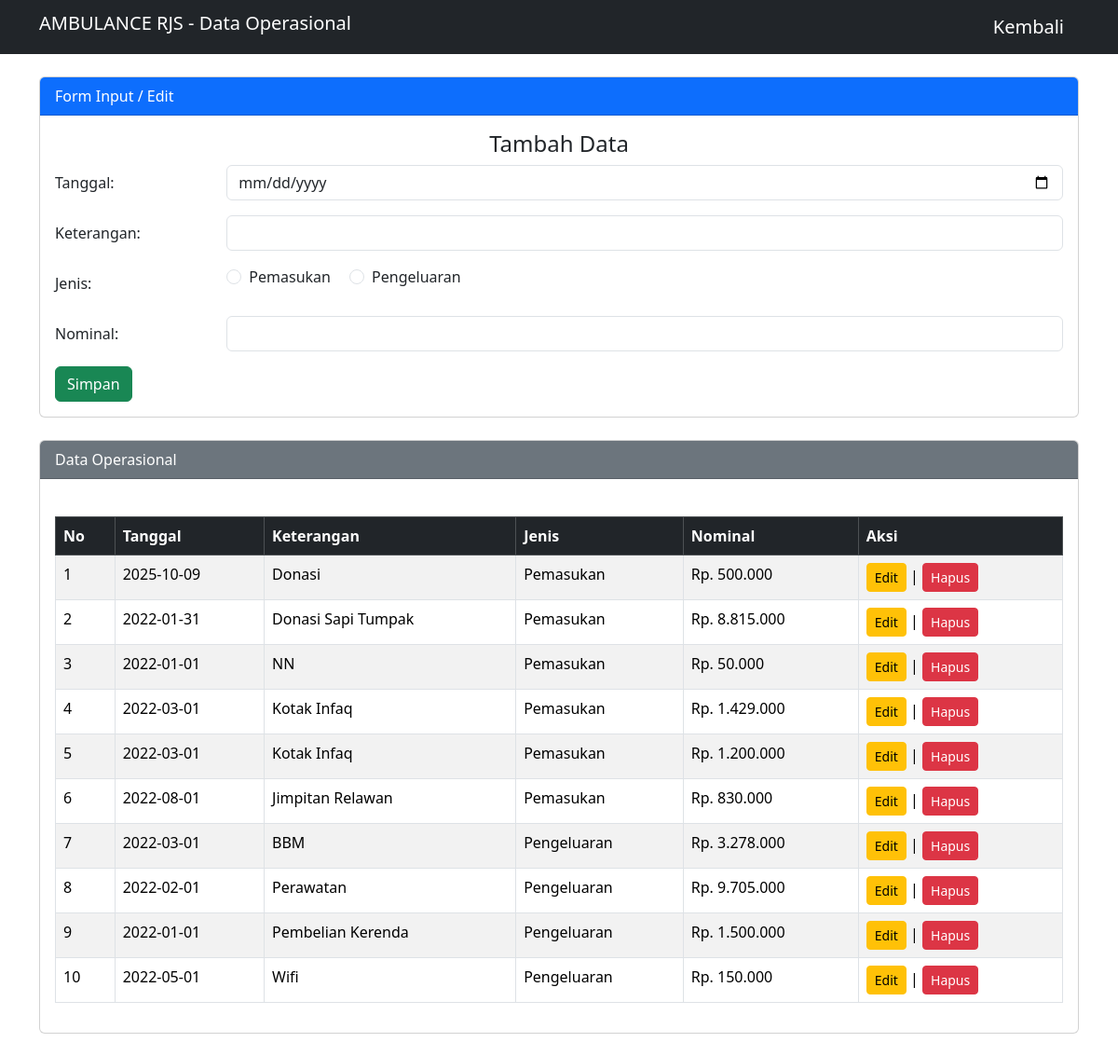
Page /view/operasional.php (signed in) on the earlier database version.
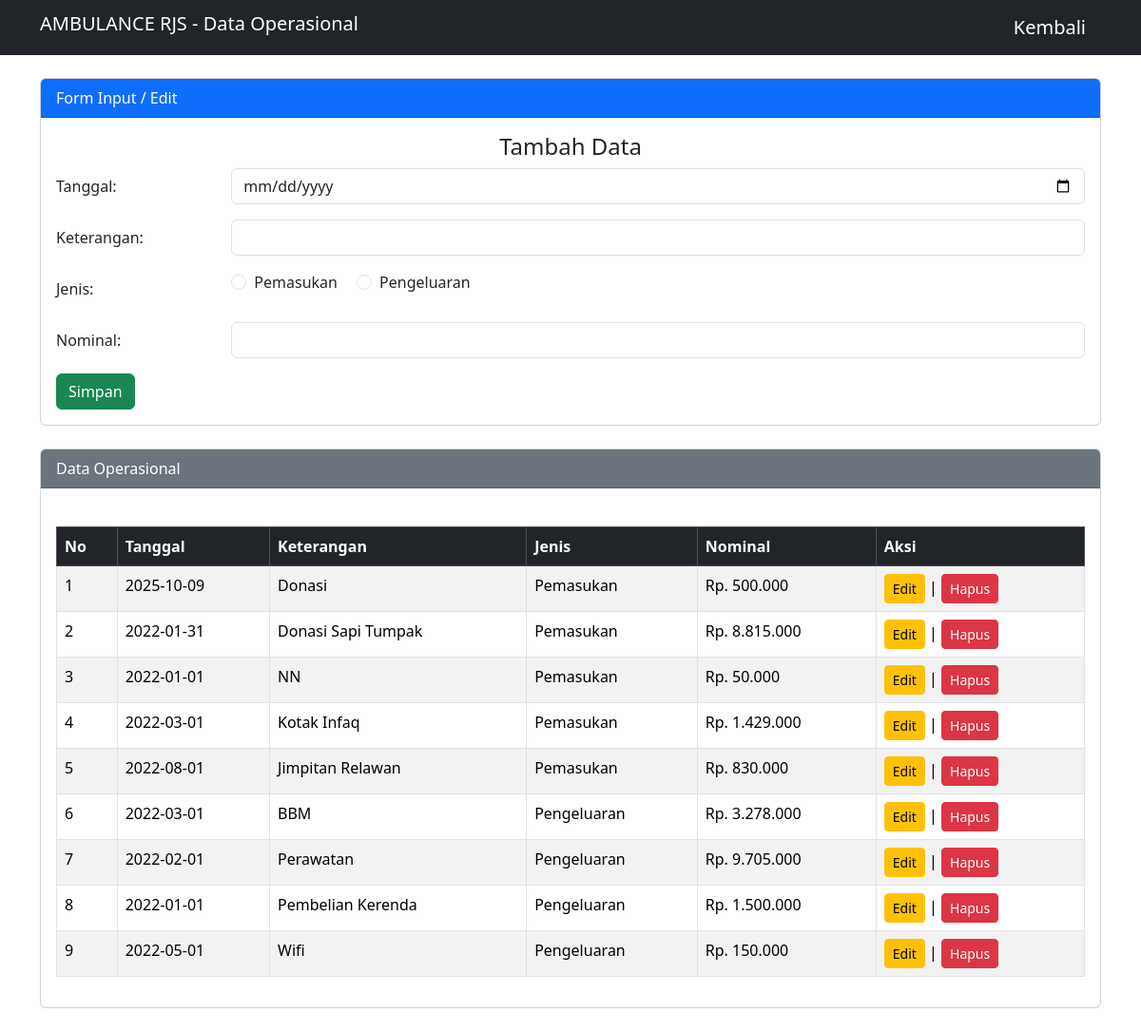
Same page on the later database version.
### tables this page shows
CREATE TABLE `operasional` (
  `id_operasional` int(55) NOT NULL,
  `tanggal` date NOT NULL,
  `keterangan` varchar(255) NOT NULL,
  `jenis` enum('Pemasukan','Pengeluaran','','') NOT NULL,
  `nominal` varchar(55) NOT NULL
);

### config/koneksi.php (called while the page is built, shortened)
<?php
class database
{
    private $host = "localhost";
    private $username = "root";
    private $pass = "";
    private $db = "ambulance";
    function __construct()
    {
        $this->connect = mysqli_connect($this->host, $this->username, $this->pass, $this->db);
    }
}

### proses/proses-operasional.php (called while the page is built, shortened)
<?php
require_once(__DIR__ . '/../config/koneksi.php');
class operasional
{
    private $db;
    function __construct()
    {
        $database = new database();
        $this->db = $database->connect;
    }
    function tampil()
    {
        $sql = mysqli_query($this->db, "SELECT * FROM operasional");
        return mysqli_fetch_all($sql, MYSQLI_ASSOC);
    }
}

### view/operasional.php (the view, shortened to what the changed rows need)
<?php
require_once(__DIR__ . '/../proses/proses-operasional.php');
$operasional = new Operasional();
include '../template/header.php';
?>
<body>
    <div class="container my-4">
        <div class="card">
            <div class="card-header text-white bg-secondary">Data Operasional</div><br>
            <div class="card-body">
                <table class="table table-bordered table-striped" id="tableOperasional">
                    <thead class="table-dark">
                        <tr>
                            <th>No</th>
                            <th>Tanggal</th>
                            <th>Keterangan</th>
                            <th>Jenis</th>
                            <th>Nominal</th>
                            <th>Aksi</th>
                        </tr>
                    </thead>
                    <?php
                    $no = 1;
                    foreach ($operasional->tampil() as $data) {
                    ?>
                        <tr>
                            <td><?php echo $no++; ?></td>
                            <td><?php echo $data['tanggal'] ?></td>
                            <td><?php echo $data['keterangan'] ?></td>
                            <td><?php echo $data['jenis'] ?></td>
                            <td>Rp. <?php echo number_format($data['nominal'], 0, ',', '.') ?></td>
                            <td>
                                <a href="?edit=<?php echo $data['id_operasional'] ?>" class="btn btn-sm btn-warning">Edit</a> |
                                <a href="?hapus=<?php echo $data['id_operasional'] ?>" class="btn btn-sm btn-danger" onclick="return confirm('Yakin hapus data?')">Hapus</a>
                            </td>
                        </tr>
                    <?php } ?>
                </table>
            </div>
        </div>
    </div>
</body>
</html>

Differences in the rows shown:
removed operasional: tanggal "2022-03-01", keterangan "Kotak Infaq", jenis "Pemasukan", nominal "1.200.000"
